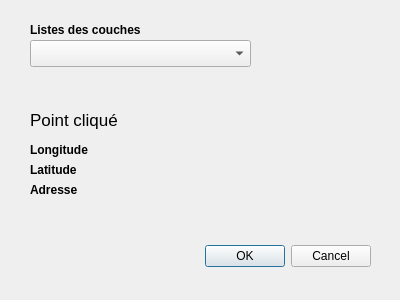
<?xml version="1.0" encoding="UTF-8"?>
<ui version="4.0">
 <class>ExtensionAlexisDialogBase</class>
 <widget class="QDialog" name="ExtensionAlexisDialogBase">
  <property name="geometry">
   <rect>
    <x>0</x>
    <y>0</y>
    <width>400</width>
    <height>300</height>
   </rect>
  </property>
  <property name="windowTitle">
   <string>Extension Alexis</string>
  </property>
  <widget class="QDialogButtonBox" name="button_box">
   <property name="geometry">
    <rect>
     <x>30</x>
     <y>240</y>
     <width>341</width>
     <height>32</height>
    </rect>
   </property>
   <property name="orientation">
    <enum>Qt::Horizontal</enum>
   </property>
   <property name="standardButtons">
    <set>QDialogButtonBox::Cancel|QDialogButtonBox::Ok</set>
   </property>
  </widget>
  <widget class="QComboBox" name="listeDesLayers">
   <property name="geometry">
    <rect>
     <x>30</x>
     <y>40</y>
     <width>221</width>
     <height>27</height>
    </rect>
   </property>
  </widget>
  <widget class="QLabel" name="label">
   <property name="geometry">
    <rect>
     <x>30</x>
     <y>20</y>
     <width>141</width>
     <height>19</height>
    </rect>
   </property>
   <property name="font">
    <font>
     <weight>75</weight>
     <bold>true</bold>
    </font>
   </property>
   <property name="text">
    <string>Listes des couches</string>
   </property>
  </widget>
  <widget class="QLabel" name="label_2">
   <property name="geometry">
    <rect>
     <x>30</x>
     <y>110</y>
     <width>111</width>
     <height>19</height>
    </rect>
   </property>
   <property name="font">
    <font>
     <pointsize>13</pointsize>
     <underline>false</underline>
    </font>
   </property>
   <property name="text">
    <string>Point cliqué</string>
   </property>
  </widget>
  <widget class="QLabel" name="label_3">
   <property name="geometry">
    <rect>
     <x>30</x>
     <y>140</y>
     <width>71</width>
     <height>19</height>
    </rect>
   </property>
   <property name="font">
    <font>
     <weight>75</weight>
     <bold>true</bold>
    </font>
   </property>
   <property name="text">
    <string>Longitude</string>
   </property>
  </widget>
  <widget class="QLabel" name="label_4">
   <property name="geometry">
    <rect>
     <x>30</x>
     <y>160</y>
     <width>66</width>
     <height>19</height>
    </rect>
   </property>
   <property name="font">
    <font>
     <weight>75</weight>
     <bold>true</bold>
    </font>
   </property>
   <property name="text">
    <string>Latitude</string>
   </property>
  </widget>
  <widget class="QLabel" name="longitude">
   <property name="geometry">
    <rect>
     <x>120</x>
     <y>140</y>
     <width>121</width>
     <height>19</height>
    </rect>
   </property>
   <property name="font">
    <font>
     <weight>50</weight>
     <italic>true</italic>
     <bold>false</bold>
    </font>
   </property>
   <property name="text">
    <string/>
   </property>
  </widget>
  <widget class="QLabel" name="latitude">
   <property name="geometry">
    <rect>
     <x>120</x>
     <y>160</y>
     <width>131</width>
     <height>19</height>
    </rect>
   </property>
   <property name="font">
    <font>
     <italic>true</italic>
    </font>
   </property>
   <property name="text">
    <string/>
   </property>
  </widget>
  <widget class="QLabel" name="label_5">
   <property name="geometry">
    <rect>
     <x>30</x>
     <y>180</y>
     <width>66</width>
     <height>19</height>
    </rect>
   </property>
   <property name="font">
    <font>
     <weight>75</weight>
     <bold>true</bold>
    </font>
   </property>
   <property name="text">
    <string>Adresse</string>
   </property>
  </widget>
  <widget class="QLabel" name="adresse">
   <property name="geometry">
    <rect>
     <x>100</x>
     <y>180</y>
     <width>261</width>
     <height>51</height>
    </rect>
   </property>
   <property name="text">
    <string/>
   </property>
   <property name="wordWrap">
    <bool>true</bool>
   </property>
  </widget>
 </widget>
 <resources/>
 <connections>
  <connection>
   <sender>button_box</sender>
   <signal>accepted()</signal>
   <receiver>ExtensionAlexisDialogBase</receiver>
   <slot>accept()</slot>
   <hints>
    <hint type="sourcelabel">
     <x>20</x>
     <y>20</y>
    </hint>
    <hint type="destinationlabel">
     <x>20</x>
     <y>20</y>
    </hint>
   </hints>
  </connection>
  <connection>
   <sender>button_box</sender>
   <signal>rejected()</signal>
   <receiver>ExtensionAlexisDialogBase</receiver>
   <slot>reject()</slot>
   <hints>
    <hint type="sourcelabel">
     <x>20</x>
     <y>20</y>
    </hint>
    <hint type="destinationlabel">
     <x>20</x>
     <y>20</y>
    </hint>
   </hints>
  </connection>
 </connections>
</ui>
